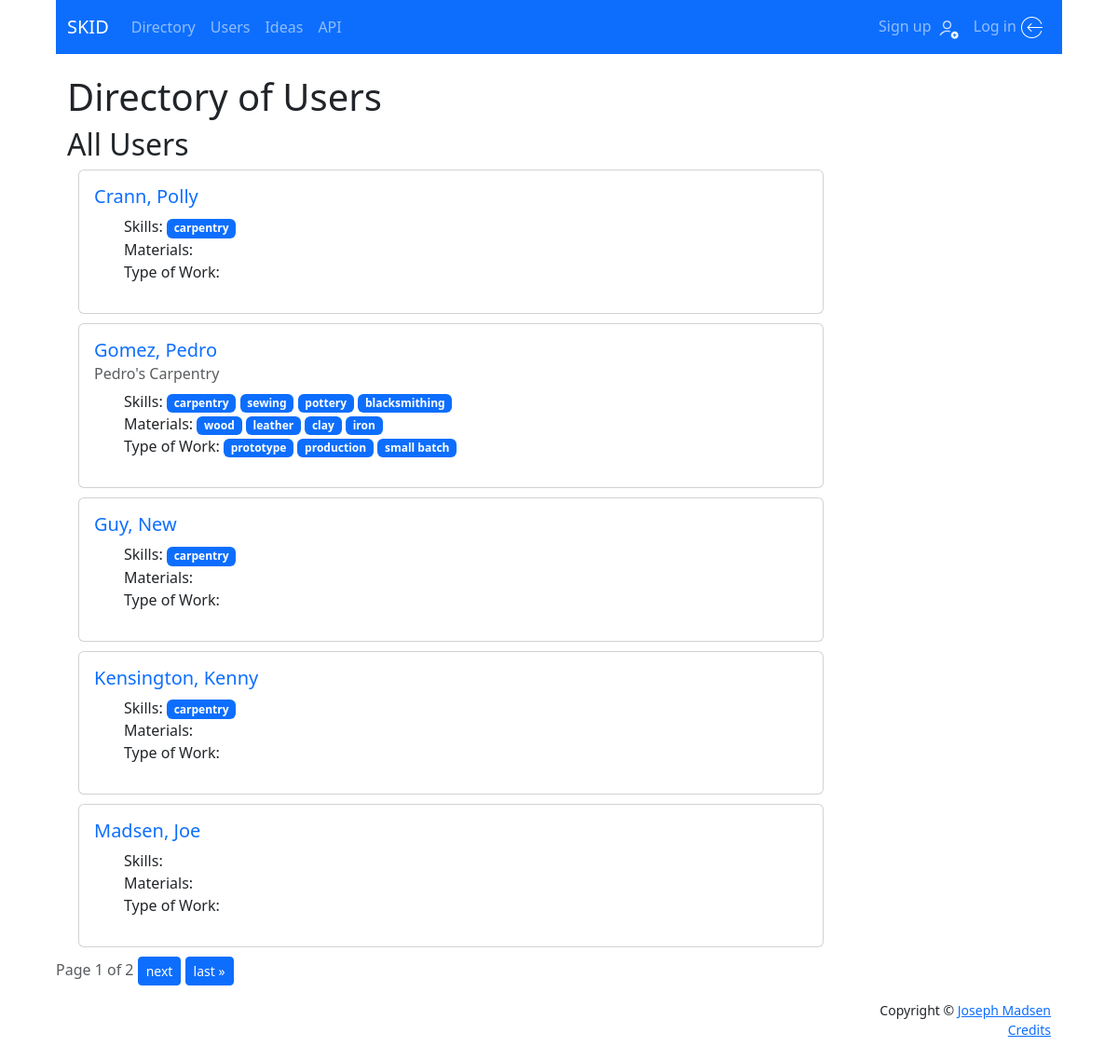
Screenshot of /directory/users/ with the database file from the repository.
### users/models.py (models this page shows, shortened)
class Skill(models.Model):
    skill = models.CharField(max_length=100, unique=True)
    def __str__(self):
        return self.skill

class Profile(models.Model):
    user_id = models.OneToOneField(User, on_delete=models.CASCADE)
    business_name = models.CharField(max_length=100, blank=True)
    email_public = models.EmailField(
        'Public Email',
        blank=True,
        null=True,
        max_length=100,
        )
    phone_number = PhoneField(blank=True)
    address = models.CharField(max_length=150, blank=True)
    city = models.CharField(max_length=150, blank=True)
    state_province = models.CharField('State or Province', max_length=100, blank=True)
    zip_code = models.CharField('Zip or Postal Code', max_length=10, blank=True)
    country = models.CharField(max_length=56, blank=True)
    about = models.TextField(blank=True)
    skills = models.ManyToManyField(
        to=Skill,
        related_name='profile',
        blank=True,
        help_text='hold ctrl or cmd to select more than one'
        )
    materials = models.ManyToManyField(
        to=Material,
        related_name='profile',
        blank=True,
        help_text='hold ctrl or cmd to select more than one'
        )
    type_of_work = models.ManyToManyField(
        to=WorkType,
        related_name='profile',
        blank=True,
        help_text='hold ctrl or cmd to select more than one'
        )

class Material(models.Model):
    material = models.CharField(max_length=100, unique=True)
    def __str__(self):
        return self.material

class WorkType(models.Model):
    work_type = models.CharField(max_length=100, unique=True)
    def __str__(self):
        return self.work_type

### directory/views.py (the view)
# urls.py: path('users/', views.user_list_view, name='users'),
def user_list_view(request):
    try:
        all_users = User.objects.filter(is_staff=False).order_by('last_name')
        paginator = Paginator(all_users, 5)
        page_number = request.GET.get('page')
        users = paginator.get_page(page_number)
        context = {
            'users': users,
        }
        return render(request, 'directory/user_list.html', context)
    except Exception as err:
        print("ERROR: ", str(err))
        context = {'error': str(err)}
        return render(request, 'error_page.html', context, content_type='text/html')

### directory/templates/directory/user_list.html (shortened to what this page needs)
{% extends 'base.html' %}
{% block content %}
<div class="container">
    <h1>Directory of Users</h1>
    {% if skill_name %}
    <div class="container">
        <h2>Skill: {{ skill_name }}</h2>
        {% for user in users %}
            <h4>
                {% if user.business_name %}
                    <a href="{% url 'directory:user_detail' user.user_id.id %}" style="text-decoration: none;">
                        {{ user.business_name }}
                    </a>
                {% else %}
                    <a href="{% url 'directory:user_detail' user.user_id.id %}" style="text-decoration: none;">
                        {{ user.user_id.last_name }}, {{ user.user_id.first_name }}
                    </a>
                {% endif %}
            </h4>
        {% endfor %}
    </div>
    {% else %}
        <h2>All Users</h2>
        <div class="container">
            {% for user in users %}
                <div class="card" style="width: auto; max-width: 50rem;">
                    <div class="card-body">
                        <h5 class="card-title">
                            <a href="{% url 'directory:user_detail' user.id %}" style="text-decoration: none;">
                                {{ user.last_name }}, {{ user.first_name }}
                            </a>
                        </h5>
                        {% if user.profile.business_name %}
                        <h6 class="card-subtitle mb-2 text-muted">{{ user.profile.business_name }}</h6>
                        {%  endif %}
                        <ul style="list-style-type:none;">
                            <li>
                                Skills:
                                {% for skill in user.profile.skills.all %}
                                <a href="{% url 'directory:user_skill' skill.id %}"
                                    class="badge bg-primary" style="text-decoration: none;">
                                    {{ skill }}
                                </a>
                                {% endfor %}
                            </li>
                            <li>
                                Materials:
                                {% for material in user.profile.materials.all %}
                                <a href="{% url 'directory:user_material' material.id %}"
                                    class="badge bg-primary" style="text-decoration: none;">
                                    {{ material }}
                                </a>
                                {% endfor %}
                            </li>
                            <li>
                                Type of Work:
                                {% for type in user.profile.type_of_work.all %}
                                <a href="{% url 'directory:user_work_type' type.id %}"
                                class="badge bg-primary" style="text-decoration: none;">
                                {{ type }}
                            </a>
                                {% endfor %}
                            </li>
                        </ul>
                    </div>
                </div>
                <div class="spacer"></div>
            {% endfor %}
        </div>
    {% endif %}
</div>
<div class="pagination container">
    <span class="step-links">
        <span class="current text-muted">
            Page {{ users.number }} of {{ users.paginator.num_pages }}
        </span>
        {% if users.has_next %}
            <a class="btn btn-primary btn-sm" href="?page={{ users.next_page_number }}">next</a>
            <a class="btn btn-primary btn-sm" href="?page={{ users.paginator.num_pages }}">last &raquo;</a>
        {% endif %}
    </span>
  </div>
{% endblock content %}

### users/static/css/styles.css (style rules this page uses)
body { max-width: 1080px; margin: auto; }
.spacer { min-width: 10px; min-height: 10px; }

### rows the page displays
Skill: skill "carpentry"
Skill: skill "sewing"
Skill: skill "pottery"
Skill: skill "blacksmithing"
Material: material "wood"
Material: material "leather"
Material: material "clay"
Material: material "iron"
WorkType: work_type "prototype"
WorkType: work_type "production"
WorkType: work_type "small batch"

### other values shown
{{ user.last_name }} "Crann"
{{ user.first_name }} "Polly"
{{ user.last_name }} "Gomez"
{{ user.first_name }} "Pedro"
{{ user.profile.business_name }} "Pedro's Carpentry"
{{ user.last_name }} "Guy"
{{ user.first_name }} "New"
{{ user.last_name }} "Kensington"
{{ user.first_name }} "Kenny"
{{ user.last_name }} "Madsen"
{{ user.first_name }} "Joe"
{{ users.number }} "1"
{{ users.paginator.num_pages }} "2"
